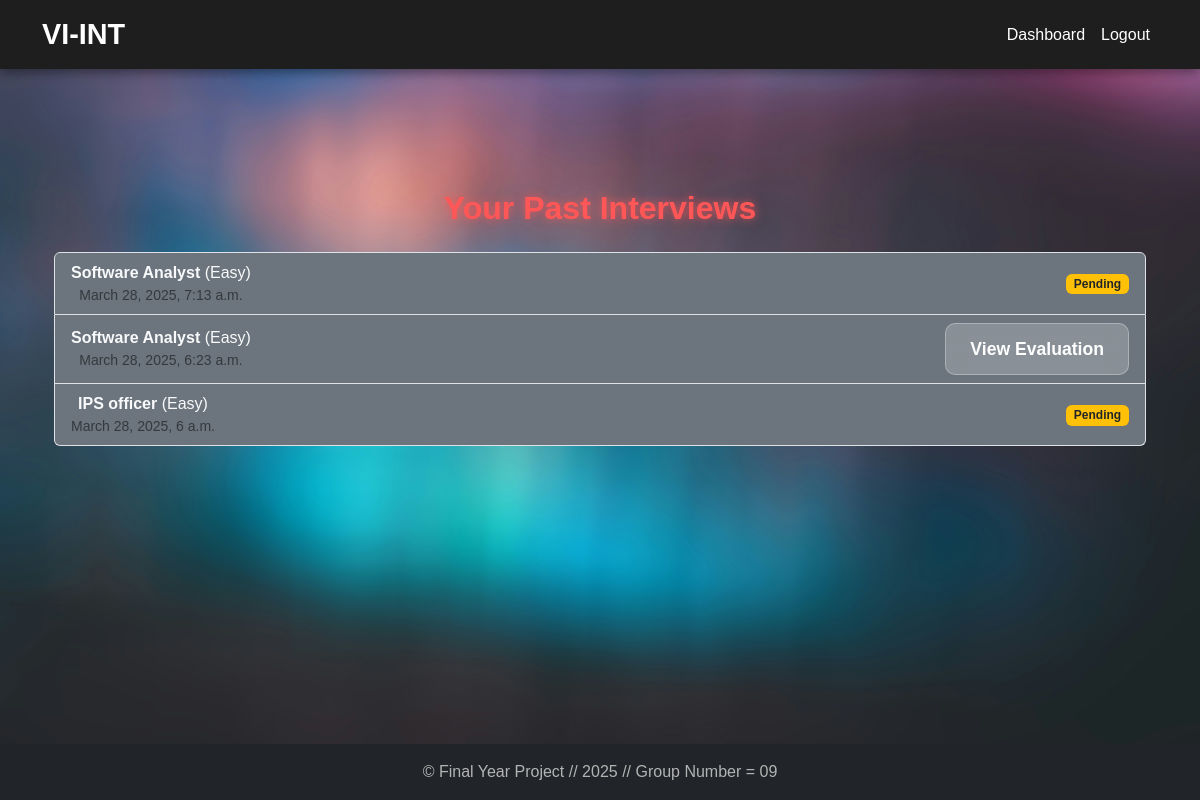
The page /past_interview/ (signed in) on the database its author committed.
### interview/models.py (models this page shows, shortened)
class InterviewSession(models.Model):
    user = models.ForeignKey(User, on_delete=models.CASCADE, related_name="interview_sessions")
    job_profile = models.CharField(max_length=255)
    difficulty = models.CharField(max_length=50, default="Easy")
    created_at = models.DateTimeField(auto_now_add=True)
    evaluated = models.BooleanField(default=False)
    evaluation_feedback = models.TextField(blank=True, null=True)

### Home/views.py (the view)
# urls.py: path("past_interview/", past_interview,name="past_interview"),
@login_required
def past_interview(request):
    sessions = InterviewSession.objects.filter(user=request.user).order_by("-created_at")
    return render(request, "past_interview.html", {"sessions": sessions})

### templates/past_interview.html (shortened to what this page needs)
{% extends "dashbase.html" %}
{% block content %}
<div class="container text-light text-center mt-5">
    <h2 class="mb-4">Your Past Interviews</h2>
    {% if sessions %}
        <ul class="list-group bg-dark">
            {% for session in sessions %}
                <li class="list-group-item bg-secondary text-light d-flex justify-content-between align-items-center">
                    <div>
                        <strong>{{ session.job_profile }}</strong> ({{ session.difficulty }})
                        <small class="d-block text-muted">{{ session.created_at }}</small>
                    </div>
                    <div>
                        {% if session.evaluated %}
                            <a href="{% url 'evaluate_interview' session.id %}" class="btn btn-success btn-sm">View Evaluation</a>
                        {% else %}
                            <span class="badge bg-warning text-dark">Pending</span>
                        {% endif %}
                    </div>
                </li>
            {% endfor %}
        </ul>
    {% else %}
        <div class="d-flex flex-column align-items-center justify-content-center vh-50">
            <p class="text-light fs-4">No past interviews found.</p>
            <a href="{% url 'start_interview' %}" class="btn btn-primary mt-3">Start a New Interview</a>
        </div>
    {% endif %}
</div>
{% endblock %}

### static/css/styles.css (style rules this page uses)
body { background: url("../images/background.jpg") no-repeat center center fixed; background-size: cover; color: #ffffff; font-family: 'Poppins', sans-serif; margin: 0; display: flex; flex-direction: column; min-height: 50vh; }
.btn, .glass-btn { background: rgba(255, 255, 255, 0.2); backdrop-filter: blur(10px); color: white; text-decoration: none; padding: 12px 24px; border: 1px solid rgba(255, 255, 255, 0.3); border-radius: 10px; font-size: 1.1rem; font-weight: bold; transition: all 0.3s ease-in-out; }
h2 { color: #ff5757; text-shadow: 0 0 10px rgba(255, 87, 87, 0.8); font-weight: bold; text-align: center; }

### templates/dashbase.html (style rules this page uses)
body { background-color: #000000; color: white; }

### rows shown on the page
InterviewSession: job_profile "Software Analyst", difficulty "Easy", created_at "March 28, 2025, 7:13 a.m.", evaluated "Pending"
InterviewSession: job_profile "Software Analyst", difficulty "Easy", created_at "March 28, 2025, 6:23 a.m.", evaluated "View Evaluation"
InterviewSession: job_profile "IPS officer", difficulty "Easy", created_at "March 28, 2025, 6 a.m.", evaluated "Pending"
